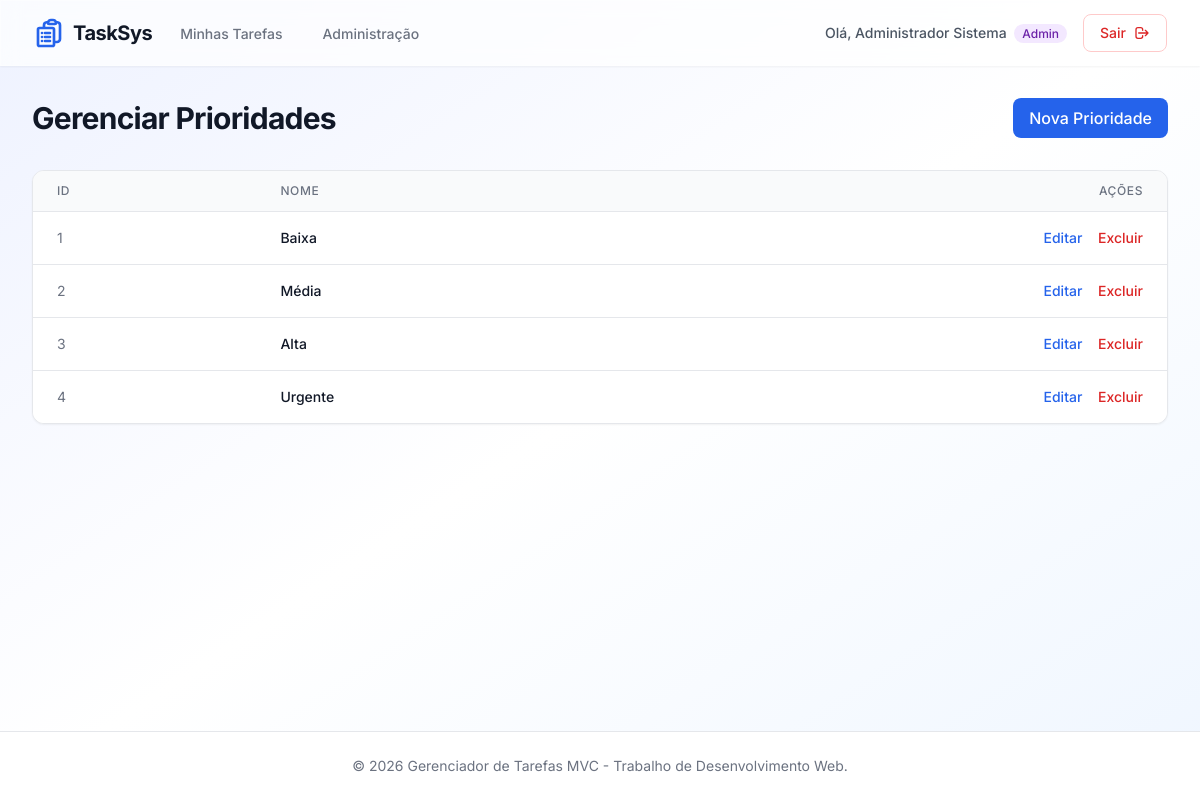
Screenshot of /index.php?c=admin&a=prioridades (signed in) with the database file from the repository.
### tables this page shows
CREATE TABLE prioridade (
            id INTEGER PRIMARY KEY AUTOINCREMENT,
            nome TEXT NOT NULL
        );

### app/controllers/Controller.php (called while the page is built, shortened)
<?php
class Controller {
    protected function render($view, $data = []) {
        extract($data);
        require_once __DIR__ . '/../views/' . $view . '.php';
        require_once __DIR__ . '/../views/layouts/main.php';
    }
}

### app/controllers/AdminController.php (called while the page is built, shortened)
<?php
class AdminController extends Controller {
    public function prioridades() {
        $prioridades = Prioridade::listar();
        $this->render('admin/prioridades/index', ['prioridades' => $prioridades]);
    }
}

### app/models/Prioridade.php (called while the page is built, shortened)
<?php
class Prioridade {
    public static function listar() {
        $db = Database::getConnection();
        return $db->query("SELECT * FROM prioridade")->fetchAll();
    }
}

### app/views/admin/prioridades/index.php (the view)
<div class="mb-8 flex items-center justify-between">
    <div>
        <h1 class="text-3xl font-bold text-gray-900 tracking-tight">Gerenciar Prioridades</h1>
    </div>
    <a href="index.php?c=admin&a=prioridade_form" class="bg-blue-600 hover:bg-blue-700 text-white px-4 py-2 rounded-lg font-medium inline-flex items-center gap-2">
        Nova Prioridade
    </a>
</div>
<div class="bg-white rounded-xl shadow-sm border border-gray-200 overflow-hidden">
    <table class="min-w-full divide-y divide-gray-200">
        <thead class="bg-gray-50">
            <tr>
                <th class="px-6 py-3 text-left text-xs font-medium text-gray-500 uppercase tracking-wider">ID</th>
                <th class="px-6 py-3 text-left text-xs font-medium text-gray-500 uppercase tracking-wider">Nome</th>
                <th class="px-6 py-3 text-right text-xs font-medium text-gray-500 uppercase tracking-wider">Ações</th>
            </tr>
        </thead>
        <tbody class="bg-white divide-y divide-gray-200">
            <?php foreach ($prioridades as $p): ?>
            <tr class="hover:bg-gray-50">
                <td class="px-6 py-4 whitespace-nowrap text-sm text-gray-500"><?= $p['id'] ?></td>
                <td class="px-6 py-4 whitespace-nowrap text-sm font-medium text-gray-900"><?= htmlspecialchars($p['nome']) ?></td>
                <td class="px-6 py-4 whitespace-nowrap text-right text-sm font-medium">
                    <a href="index.php?c=admin&a=prioridade_form&id=<?= $p['id'] ?>" class="text-blue-600 hover:text-blue-900 mr-3">Editar</a>
                    <a href="index.php?c=admin&a=prioridade_excluir&id=<?= $p['id'] ?>" class="text-red-600 hover:text-red-900" onclick="return confirm('Cuidado! Excluir prioridade pode quebrar tarefas que utilizam ela.')">Excluir</a>
                </td>
            </tr>
            <?php endforeach; ?>
        </tbody>
    </table>
</div>

### app/views/layouts/main.php (style rules this page uses)
body { font-family: 'Inter', sans-serif; }

### rows the page displays
prioridade: id "1", nome "Baixa"
prioridade: id "2", nome "Média"
prioridade: id "3", nome "Alta"
prioridade: id "4", nome "Urgente"

### other values shown
$userName "Administrador Sistema"
